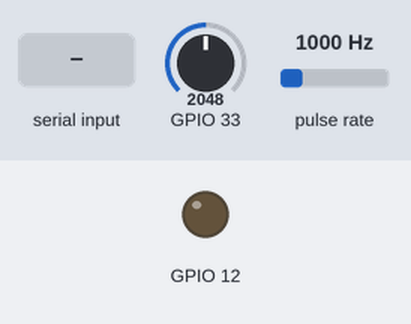
This program was run on a simulated ESP32. On the bench: output pins drawn as LEDs (lit = HIGH). Wiring (inferred from the names in the program): pulse sensor: data GPIO 34. The inputs (shaded band) are chosen by the test bench; at power-on: pulse rate 1000 Hz, GPIO 33 = 2048 (analog values on the 0–4095 scale). What the program prints to the serial monitor is not drawn.

Above: at 2.7 s.
2.8 s: "c90\n" received over Serial
At 3.7 s:
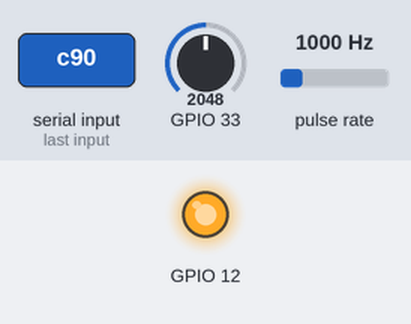
7.3 s: "R\n" received over Serial
At 7.9 s:
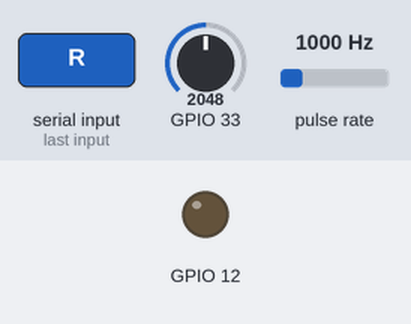
11.8 s: pulse rate (sensor on GPIO 34) set to 878 Hz
14.5 s: pulse rate (sensor on GPIO 34) set to 801 Hz
Timing chart, 0 to 25.0 s (numbered marks = the images above; inputs shaded):
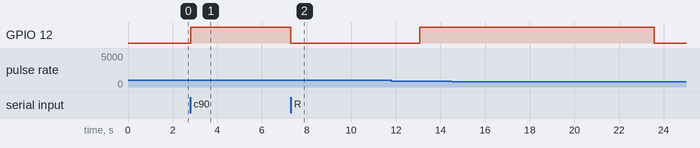

The program:

main.cpp
```cpp
// #include "test_canalyst.h"
// #include "bypass_bms.h"
// #include "initiate_bms.h"
// #include "web_based.h"
// #include "evse_simulator.h"
#include "initiate_cp.h"
// #include "test_analog.h"
// #include "tes_canbus.h"
// #include "web_based_and_cp.h"
```

Source omitted: initiate_cp.h (20822 bytes)

Measured:
- after the input at 2.8 s, GPIO 12: LOW → HIGH at once
- after the input at 7.3 s, GPIO 12: HIGH → LOW at once
